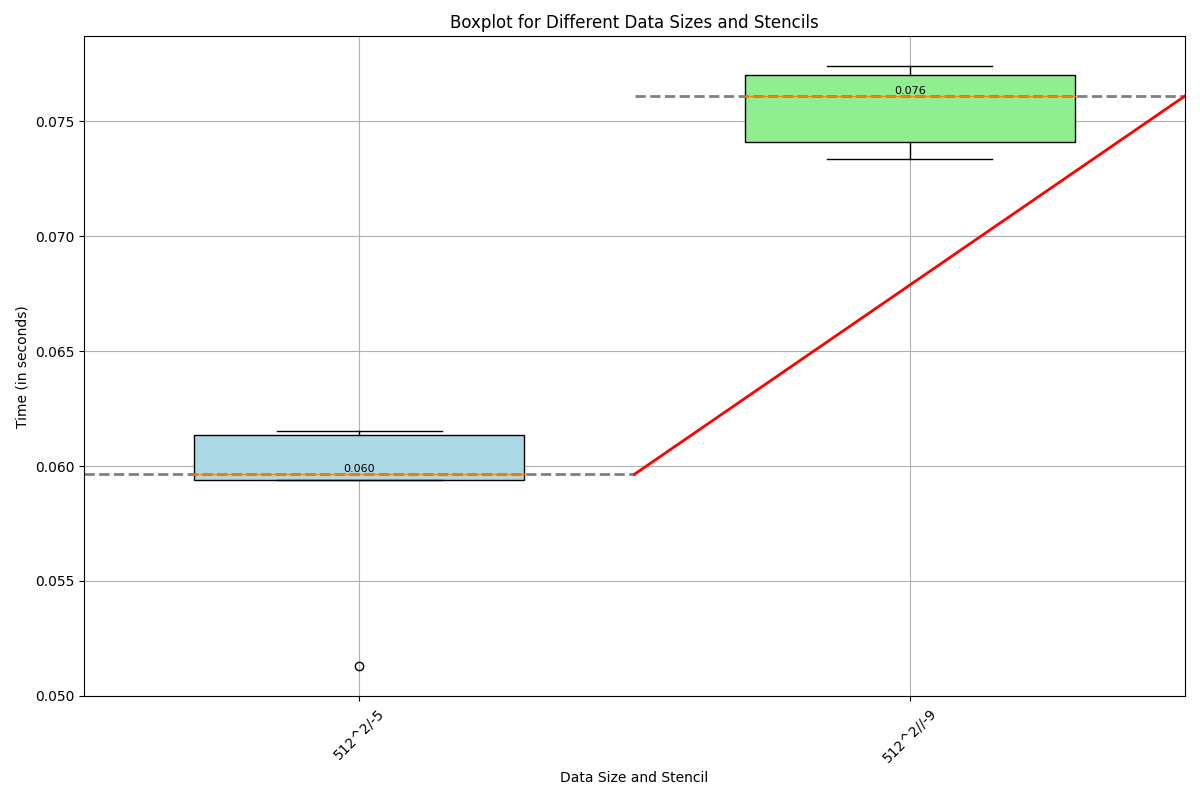

The Python source for this figure:
import matplotlib.pyplot as plt
import numpy as np

# Data
data = {
    "512^2/": {
         "5": [0.059647,0.061515,0.061339,0.059412,0.051291]
    },
    "512^2//": {
        "9": [0.077007,0.077392,0.073359,0.074099,0.076102]
    }
}

# Extracting x and y data
x_data = []
y_data = []
stencil_colors = {'5': 'lightblue', '9': 'lightgreen'}
for size, values in data.items():
    for stencil, times in values.items():
        x_data.append(size + "-" + stencil)
        y_data.extend(times)

# Creating the boxplot
plt.figure(figsize=(12, 8))
bp = plt.boxplot([y_data[i:i+5] for i in range(0, len(y_data), 5)], positions=range(1, len(x_data) + 1), widths=0.6,
                 patch_artist=True)
plt.xticks(range(1, len(x_data) + 1), x_data, rotation=45)
plt.xlabel('Data Size and Stencil')
plt.ylabel('Time (in seconds)')
plt.title('Boxplot for Different Data Sizes and Stencils')
plt.grid(True)

# Customizing box colors
for box, color in zip(bp['boxes'], [stencil_colors[x.split('-')[1]] for x in x_data]):
    box.set(color='black', linewidth=1)
    box.set(facecolor=color)

# Add horizontal lines to connect median values
medians = [np.median(y_data[i:i+5]) for i in range(0, len(y_data), 5)]
for i, median in enumerate(medians):
    plt.plot([i + 0.5, i + 1.5], [median, median], color='gray', lw=2, ls='--')

# Add line graph connecting median values
for i in range(len(medians) - 1):
    plt.plot([i + 1.5, i + 2.5], [medians[i], medians[i + 1]], color='red', lw=2)


# Add labels to median values
for i, median in enumerate(medians):
    plt.text(i + 1, median, f'{median:.3f}', horizontalalignment='center', verticalalignment='bottom', fontsize=8)

plt.tight_layout()
plt.show()
